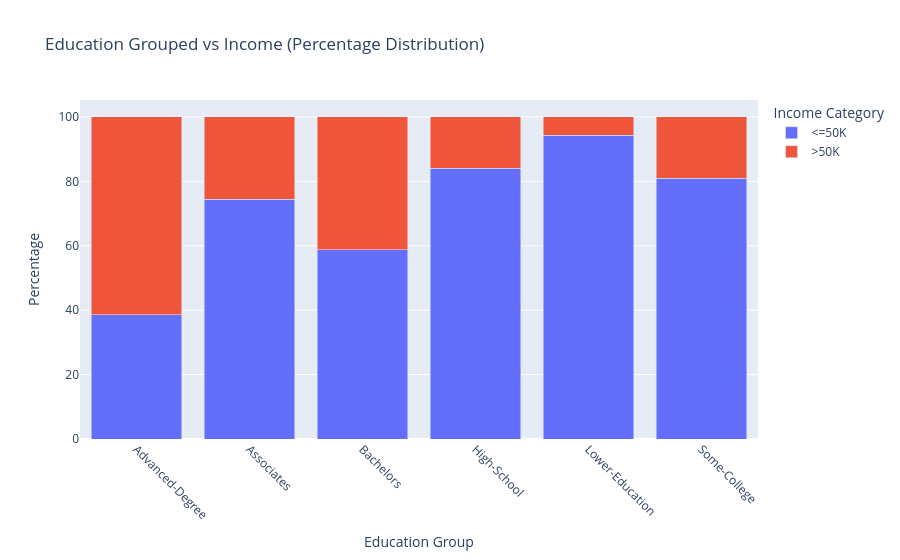

Write notebook code for a chart like this one.
### Code cell
# Reset index so Plotly can use columns
ct_plot = ct_percent.reset_index()

fig = px.bar(
    ct_plot,
    x='education_grouped',
    y=['<=50K', '>50K'],
    title="Education Grouped vs Income (Percentage Distribution)",
    labels={'value': 'Percentage', 'education_grouped': 'Education Group'},
    barmode='stack'
)

# Hover formatting
fig.update_traces(hovertemplate='%{y:.2f}%')

fig.update_layout(
    xaxis_tickangle=45,
    legend_title_text='Income Category'
)

fig.show()

### Figure 1 — Plotly figure (JSON) as saved in the notebook; plotly's stock layout.template omitted (floating-point values rounded to 4 significant figures)
{"data": [{"alignmentgroup": "True", "hovertemplate": "%{y:.2f}%", "legendgroup": "<=50K", "marker": {"color": "#636efa", "pattern": {"shape": ""}}, "name": "<=50K", "offsetgroup": "<=50K", "orientation": "v", "showlegend": true, "textposition": "auto", "type": "bar", "x": ["Advanced-Degree", "Associates", "Bachelors", "High-School", "Lower-Education", "Some-College"], "xaxis": "x", "y": [38.61, 74.46, 58.69, 84.14, 94.28, 81.03], "yaxis": "y"}, {"alignmentgroup": "True", "hovertemplate": "%{y:.2f}%", "legendgroup": ">50K", "marker": {"color": "#EF553B", "pattern": {"shape": ""}}, "name": ">50K", "offsetgroup": ">50K", "orientation": "v", "showlegend": true, "textposition": "auto", "type": "bar", "x": ["Advanced-Degree", "Associates", "Bachelors", "High-School", "Lower-Education", "Some-College"], "xaxis": "x", "y": [61.39, 25.54, 41.31, 15.86, 5.72, 18.97], "yaxis": "y"}], "layout": {"barmode": "stack", "legend": {"title": {"text": "Income Category"}, "tracegroupgap": 0}, "title": {"text": "Education Grouped vs Income (Percentage Distribution)"}, "xaxis": {"anchor": "y", "domain": [0, 1], "tickangle": 45, "title": {"text": "Education Group"}}, "yaxis": {"anchor": "x", "domain": [0, 1], "title": {"text": "Percentage"}}}}
